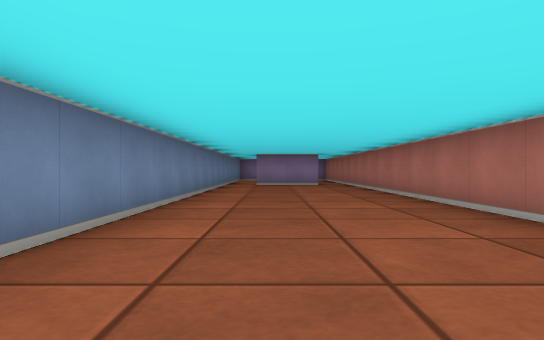
View 1 (above)

12 first-person views from a walk through a cub3D maze. The camera is about half as high as the walls, looks level and sees 75° across. The floor is counted in squares. Each view is taken from the middle of a square. On the plan, view 1 faces up. The plan holds only what a view shows up to about 9 squares ahead; the rest is blank.

View 2
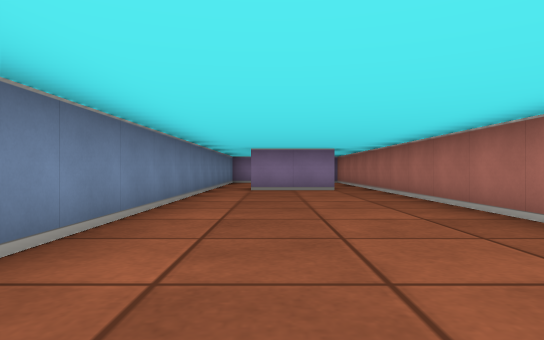

View 3
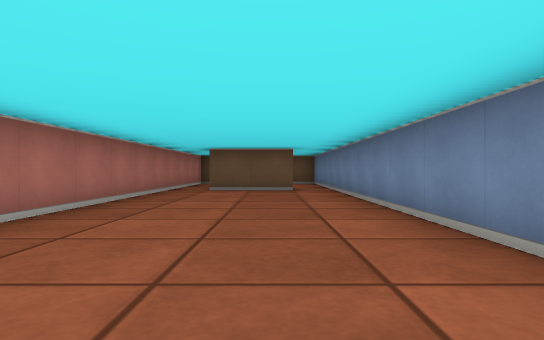

View 4
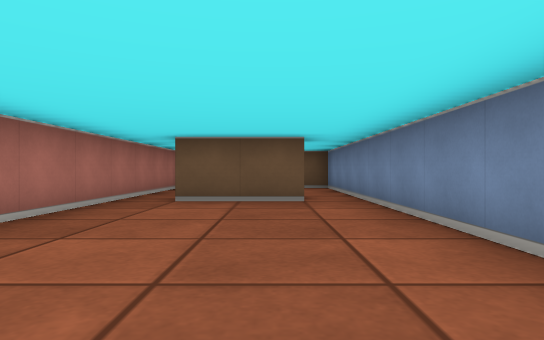

View 5
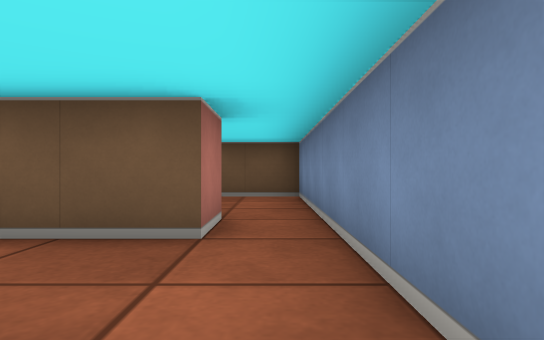

View 6
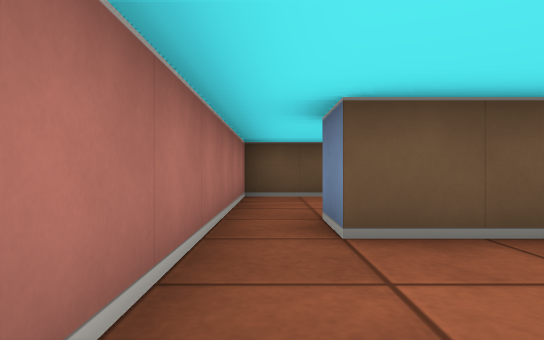

View 7
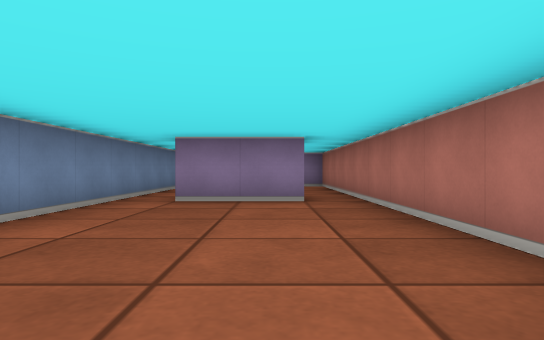

View 8
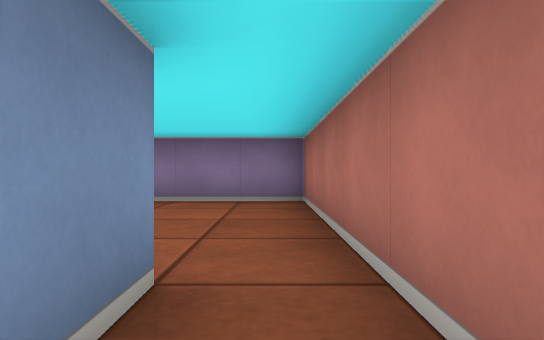

View 9
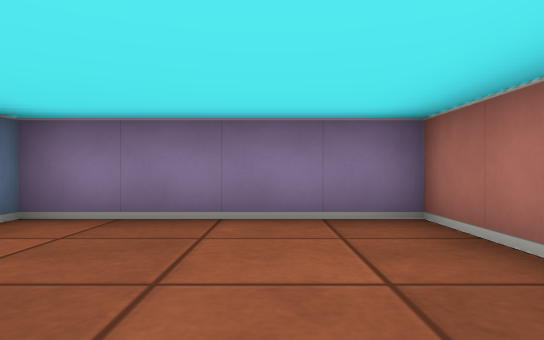

View 10
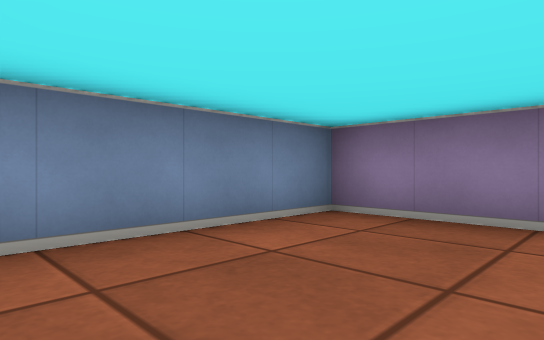

View 11
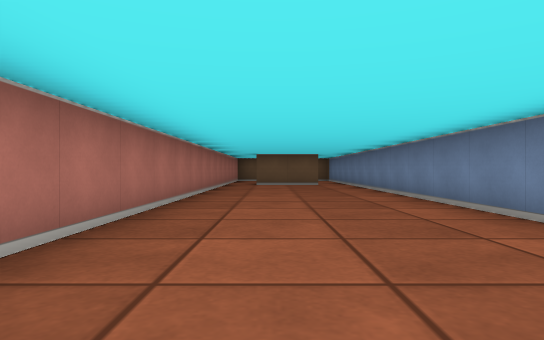

View 12
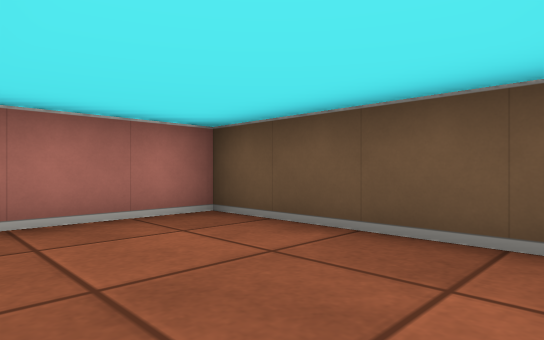

### Floor plan
Points are (right, up) in squares from view 1. A wall is a line through its corners. A room is listed if a view was taken in it or the views show most of it. See-through windows are left out.
Room 1 (views 1, 2, 3, 4, 5, 6, 7, 8, 11)
walls: (-1.5, 11.5) (-1.5, -2.5); (1.5, 11.5) (-0.5, 11.5); (-0.5, -2.5) (1.5, -2.5); (2.5, -2.5) (2.5, 11.5)
ways out: opening at (-1, 12) to room 2; opening at (2, 12) to room 2; opening at (-1, -3) to room 3; opening at (2, -3) to room 3
Room 2 (views 9, 10)
walls: (1.5, 12.5) (1.5, 11.5); (2.5, 11.5) (2.5, 16.5) (-1.5, 16.5) (-1.5, 11.5)
ways out: opening at (-1, 12) to room 1; opening at (2, 12) to room 1
Room 3 (view 12)
walls: (-0.5, -3.5) (-0.5, -2.5); (-1.5, -2.5) (-1.5, -6.5) (2.5, -6.5) (2.5, -2.5); (1.5, -2.5) (1.5, -3.5)
ways out: opening at (-1, -3) to room 1; opening at (2, -3) to room 1

Positions as (right, up) in squares from view 1, and headings:
1: (0, 0), facing up
2: (0, 3), facing up
3: (0, 6), facing down
4: (0, 3), facing down
5: (-1, 0), facing down
6: (2, 0), facing down
7: (1, 6), facing up
8: (2, 11), facing up
9: (1, 13), facing up
10: (1, 13), facing up-left
11: (1, 9), facing down
12: (-1, -4), facing down-right
